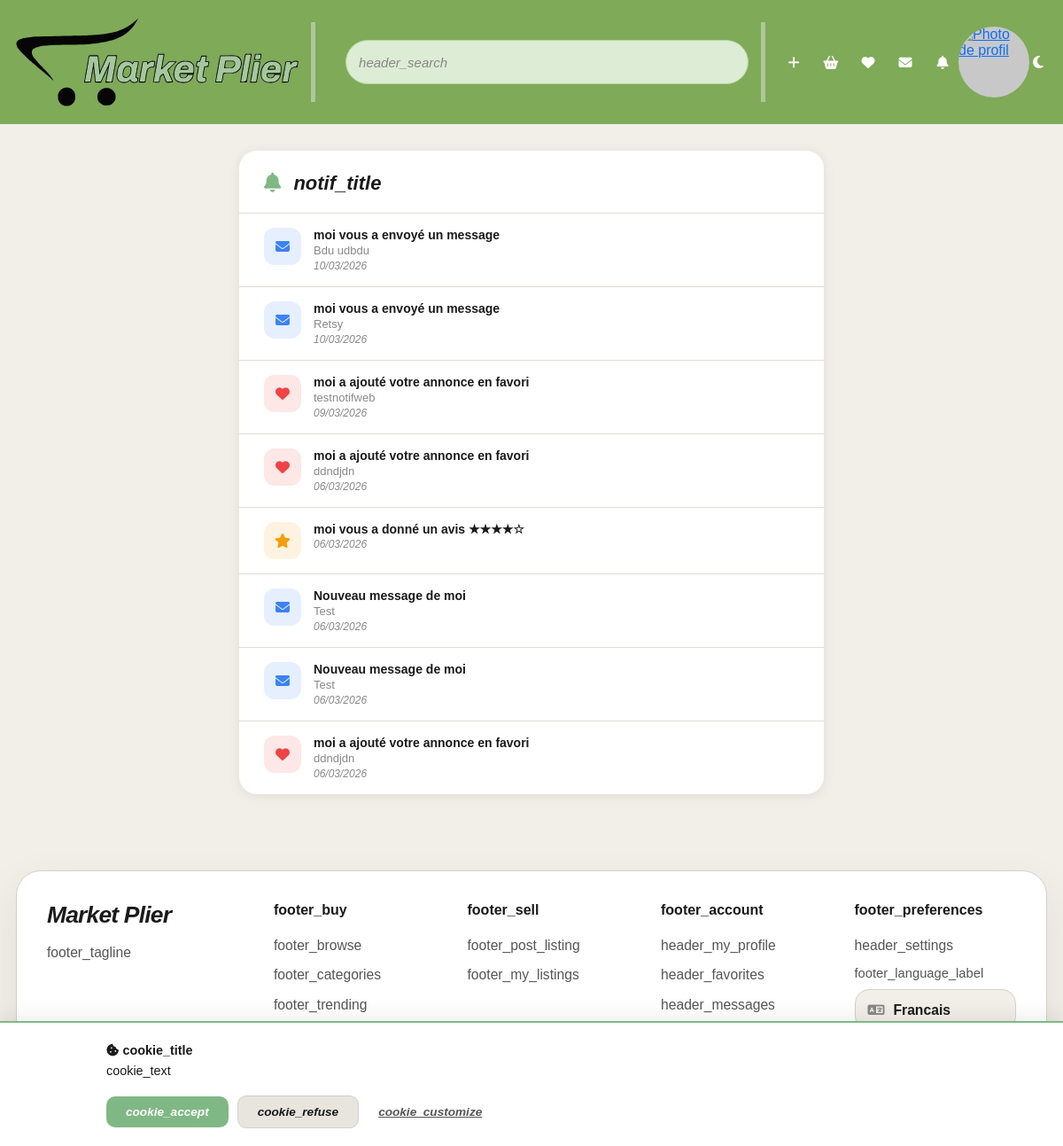
The app's page /notifications/index.php (signed in), older data.
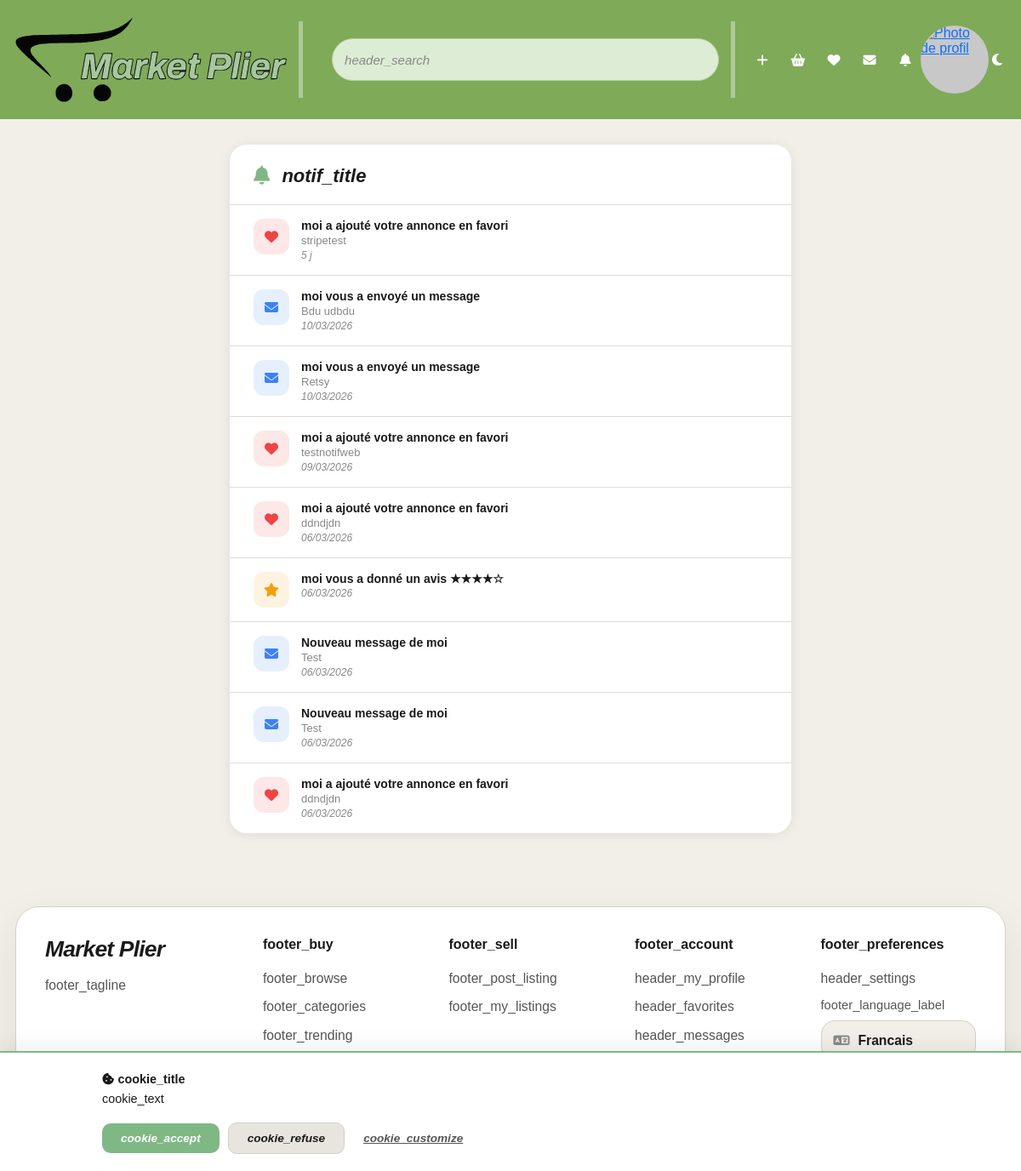
The same page, newer data.
### tables this page shows
CREATE TABLE `notifications` (
  `id` int UNSIGNED NOT NULL,
  `auth_token` varchar(64) NOT NULL,
  `type` enum('message','review','favorite','system','sale') NOT NULL DEFAULT 'system',
  `title` varchar(255) NOT NULL,
  `content` text,
  `link` varchar(500) DEFAULT NULL,
  `is_read` tinyint(1) DEFAULT '0',
  `created_at` timestamp NULL DEFAULT CURRENT_TIMESTAMP
);

### includes/lang.php (called while the page is built, shortened)
<?php
function normalizeLang($lang)
{
  $allowed = ['fr', 'en', 'es', 'de'];
  return in_array($lang, $allowed, true) ? $lang : 'fr';
}
function loadTranslations($lang = 'fr')
{
  $lang = normalizeLang($lang);
  $file = __DIR__ . '/translations/' . $lang . '.php';
  if (file_exists($file)) {
    return require $file;
  }
  return require __DIR__ . '/translations/fr.php';
}
function t($key, $translations = null)
{
  global $_translations;
  $t = $translations ?? $_translations ?? [];
  return $t[$key] ?? $key;
}
function getUserLang()
{
  if (isset($_SESSION['user_lang'])) {
    return $_SESSION['user_lang'];
  }
  if (isset($_SESSION['auth_token']) && isset($GLOBALS['pdo'])) {
    try {
      $stmt = $GLOBALS['pdo']->prepare("SELECT language FROM user_settings WHERE auth_token = ?");
      $stmt->execute([$_SESSION['auth_token']]);
      $row = $stmt->fetch();
      if ($row && !empty($row['language'])) {
        return $_SESSION['user_lang'];
      }
    } catch (\PDOException $e) {
    }
  }
  return 'fr';
}
if (!isset($_translations)) {
  $_translations = loadTranslations(getUserLang());
}

### notifications/index.php (the view, shortened to what the changed rows need)
<?php
require_once '../database/db.php';
require_once '../includes/lang.php';
$myToken = $_SESSION['auth_token'];
$stmt = $pdo->prepare("
    SELECT id, type, title, content, link, is_read, created_at
    FROM notifications
    WHERE auth_token = ?
    ORDER BY created_at DESC
    LIMIT 100
");
$stmt->execute([$myToken]);
$notifications = $stmt->fetchAll();
$typeIcons = [
  'message'  => 'fa-envelope',
  'review'   => 'fa-star',
  'favorite' => 'fa-heart',
  'system'   => 'fa-bell',
  'sale'     => 'fa-credit-card',
];
$typeColors = [
  'message'  => '#3b82f6',
  'review'   => '#f59e0b',
  'favorite' => '#ef4444',
  'system'   => '#7fb885',
  'sale'     => '#10b981',
];
?>
<!DOCTYPE html>
<html lang="<?= htmlspecialchars(getUserLang(), ENT_QUOTES, 'UTF-8') ?>">
<head>
  <link rel="stylesheet" href="../node_modules/bootstrap/dist/css/bootstrap.min.css">
  <link rel="stylesheet" href="../node_modules/@fortawesome/fontawesome-free/css/all.min.css">
  <link rel="stylesheet" href="../styles/index.css">
  <link rel="stylesheet" href="../styles/notifications.css">
  <link rel="stylesheet" href="../styles/theme.css">
</head>
<body>
  <?php
  $headerBasePath = '../';
  include '../header.php';
  ?>
  <main class="notif-main">
    <div class="notif-container">
      <div class="notif-header">
        <h1 class="notif-title"><i class="fa-solid fa-bell"></i> <?= htmlspecialchars(t('notif_title'), ENT_QUOTES, 'UTF-8') ?></h1>
      </div>
      <?php if (empty($notifications)): ?>
        <div class="notif-empty">
          <i class="fa-regular fa-bell-slash"></i>
          <p><?= htmlspecialchars(t('notif_empty'), ENT_QUOTES, 'UTF-8') ?></p>
          <span><?= htmlspecialchars(t('notif_empty_sub'), ENT_QUOTES, 'UTF-8') ?></span>
        </div>
      <?php else: ?>
        <div class="notif-list">
          <?php foreach ($notifications as $notif):
            $icon = $typeIcons[$notif['type']] ?? 'fa-bell';
            $color = $typeColors[$notif['type']] ?? '#7fb885';
            $isNew = !$notif['is_read'];
            $timeAgo = time() - strtotime($notif['created_at']);
            if ($timeAgo < 60) $timeLabel = t('notif_just_now');
            elseif ($timeAgo < 3600) $timeLabel = floor($timeAgo / 60) . ' min';
            elseif ($timeAgo < 86400) $timeLabel = floor($timeAgo / 3600) . ' h';
            elseif ($timeAgo < 604800) $timeLabel = floor($timeAgo / 86400) . ' j';
            else $timeLabel = date('d/m/Y', strtotime($notif['created_at']));
          ?>
            <?php if ($notif['link']): ?>
              <a href="../<?= htmlspecialchars($notif['link'], ENT_QUOTES, 'UTF-8') ?>" class="notif-item <?= $isNew ? 'notif-new' : '' ?>">
              <?php else: ?>
                <div class="notif-item <?= $isNew ? 'notif-new' : '' ?>">
                <?php endif; ?>
                <div class="notif-icon" style="background: <?= $color ?>20; color: <?= $color ?>">
                  <i class="fa-solid <?= $icon ?>"></i>
                </div>
                <div class="notif-body">
                  <div class="notif-item-title"><?= htmlspecialchars($notif['title'], ENT_QUOTES, 'UTF-8') ?></div>
                  <?php if ($notif['content']): ?>
                    <div class="notif-item-content"><?= htmlspecialchars($notif['content'], ENT_QUOTES, 'UTF-8') ?></div>
                  <?php endif; ?>
                  <div class="notif-item-time"><?= $timeLabel ?></div>
                </div>
                <?php if ($notif['link']): ?>
              </a>
            <?php else: ?>
        </div>
      <?php endif; ?>
          <?php endforeach; ?>
        </div>
      <?php endif; ?>
    </div>
  </main>
  <?php include '../footer.php'; ?>
</body>
</html>

### footer.php (shortened to what the changed rows need)
<?php
$footerBasePath = $footerBasePath ?? ($headerBasePath ?? '');
$footerMinimal = !empty($footerMinimal);
$footerLang = getUserLang();
$isLoggedIn = isset($_SESSION['auth_token']);
$currentUri = $_SERVER['REQUEST_URI'] ?? ($footerBasePath . 'index.php');
$accountLinks = $isLoggedIn
  ? [
      ['href' => 'inscription-connexion/account.php', 'label' => t('header_my_profile')],
      ['href' => 'favoris/', 'label' => t('header_favorites')],
      ['href' => 'messagerie/inbox.php', 'label' => t('header_messages')],
      ['href' => 'notifications/', 'label' => t('header_notifications')],
    ]
  : [
      ['href' => 'inscription-connexion/register.php', 'label' => t('header_register')],
      ['href' => 'inscription-connexion/login.php', 'label' => t('login_title')],
      ['href' => 'shop/search.php', 'label' => t('footer_browse')],
      ['href' => 'shop/sell.php', 'label' => t('footer_post_listing')],
    ];
?>
<footer class="mp-footer<?= $footerMinimal ? ' mp-footer-compact' : '' ?>">
  <div class="mp-footer-shell<?= $footerMinimal ? ' mp-footer-shell-compact' : '' ?>">
    <?php if ($footerMinimal): ?>
      <div class="mp-footer-compact-inner">
        <form class="mp-footer-language-form mp-footer-language-form-compact" method="POST" action="<?= $footerBasePath ?>includes/set_language.php">
          <input type="hidden" name="redirect_to" value="<?= htmlspecialchars($currentUri, ENT_QUOTES, 'UTF-8') ?>">
          <label class="mp-footer-language-label" for="footerLanguage">
            <?= htmlspecialchars(t('footer_language_label'), ENT_QUOTES, 'UTF-8') ?>
          </label>
          <div class="mp-footer-language-field">
            <i class="fa-solid fa-language"></i>
            <select id="footerLanguage" name="language" class="mp-footer-language-select">
              <option value="fr" <?= $footerLang === 'fr' ? 'selected' : '' ?>>Francais</option>
              <option value="en" <?= $footerLang === 'en' ? 'selected' : '' ?>>English</option>
              <option value="es" <?= $footerLang === 'es' ? 'selected' : '' ?>>Espanol</option>
              <option value="de" <?= $footerLang === 'de' ? 'selected' : '' ?>>Deutsch</option>
            </select>
          </div>
        </form>
        <div class="mp-footer-bottom mp-footer-bottom-compact">
          <p class="mp-footer-copy">
            &copy; <?= date('Y') ?> Market Plier. <?= htmlspecialchars(t('footer_rights'), ENT_QUOTES, 'UTF-8') ?>
          </p>
        </div>
      </div>
    <?php else: ?>
      <div class="mp-footer-grid">
        <div class="mp-footer-column">
          <h2><?= htmlspecialchars(t('footer_buy'), ENT_QUOTES, 'UTF-8') ?></h2>
        </div>
        <div class="mp-footer-column">
          <h2><?= htmlspecialchars(t('footer_sell'), ENT_QUOTES, 'UTF-8') ?></h2>
        </div>
        <div class="mp-footer-column">
          <h2><?= htmlspecialchars(t('footer_account'), ENT_QUOTES, 'UTF-8') ?></h2>
          <?php foreach ($accountLinks as $link): ?>
            <a href="<?= $footerBasePath . $link['href'] ?>"><?= htmlspecialchars($link['label'], ENT_QUOTES, 'UTF-8') ?></a>
          <?php endforeach; ?>
        </div>
        <div class="mp-footer-column">
          <h2><?= htmlspecialchars(t('footer_preferences'), ENT_QUOTES, 'UTF-8') ?></h2>
        </div>
      </div>
    <?php endif; ?>
  </div>
</footer>

Row changes from the older to the newer data that the page shows:
added notifications: title "moi a ajouté votre annonce en favori", content "stripetest", created_at "5 j", type "favorite" (drawn)
